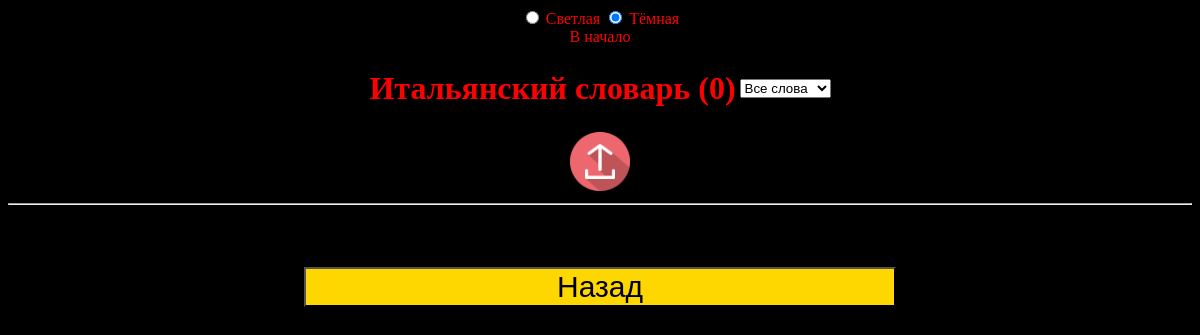
Page /dictionary/IT/ on the earlier database version.
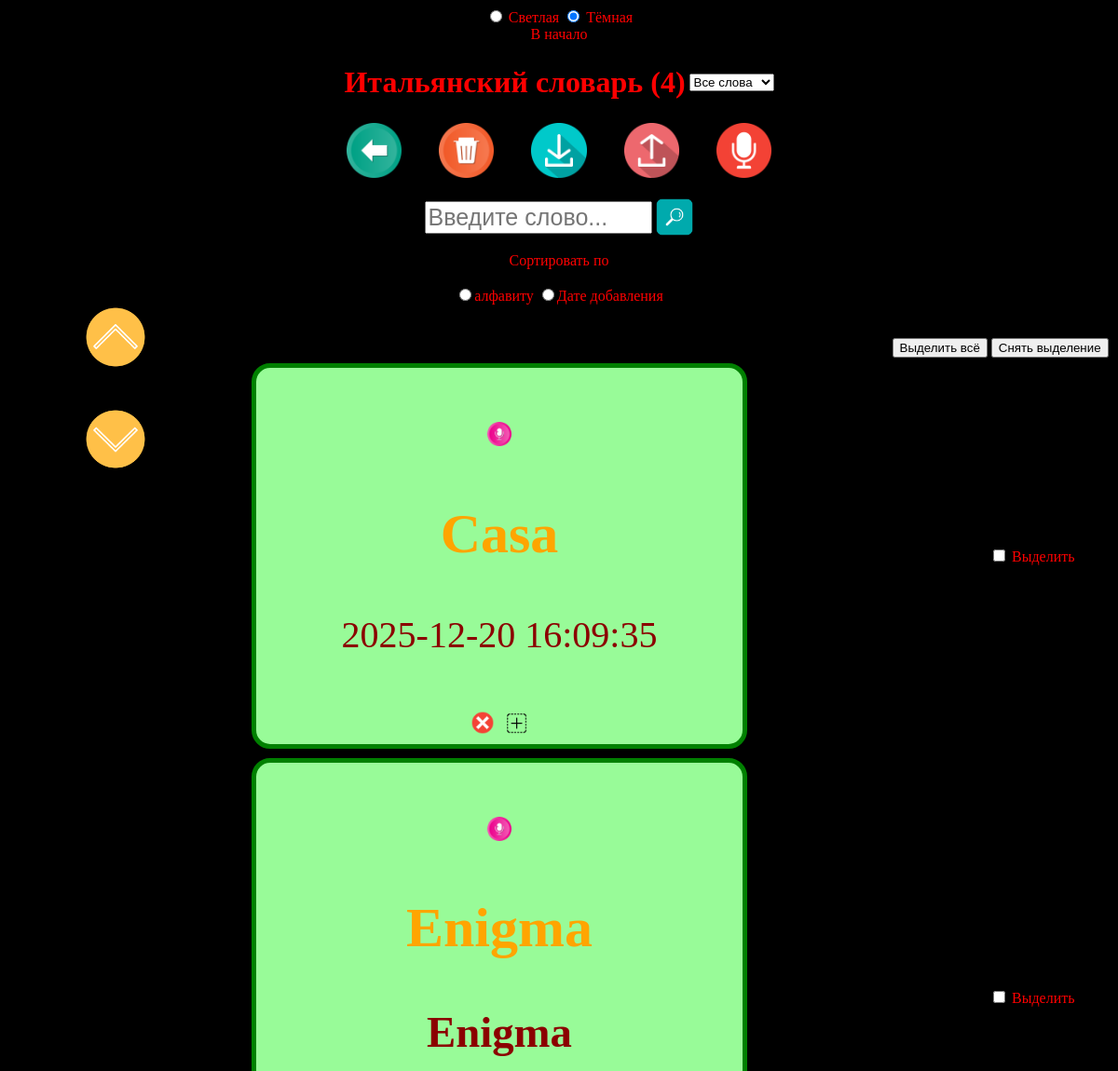
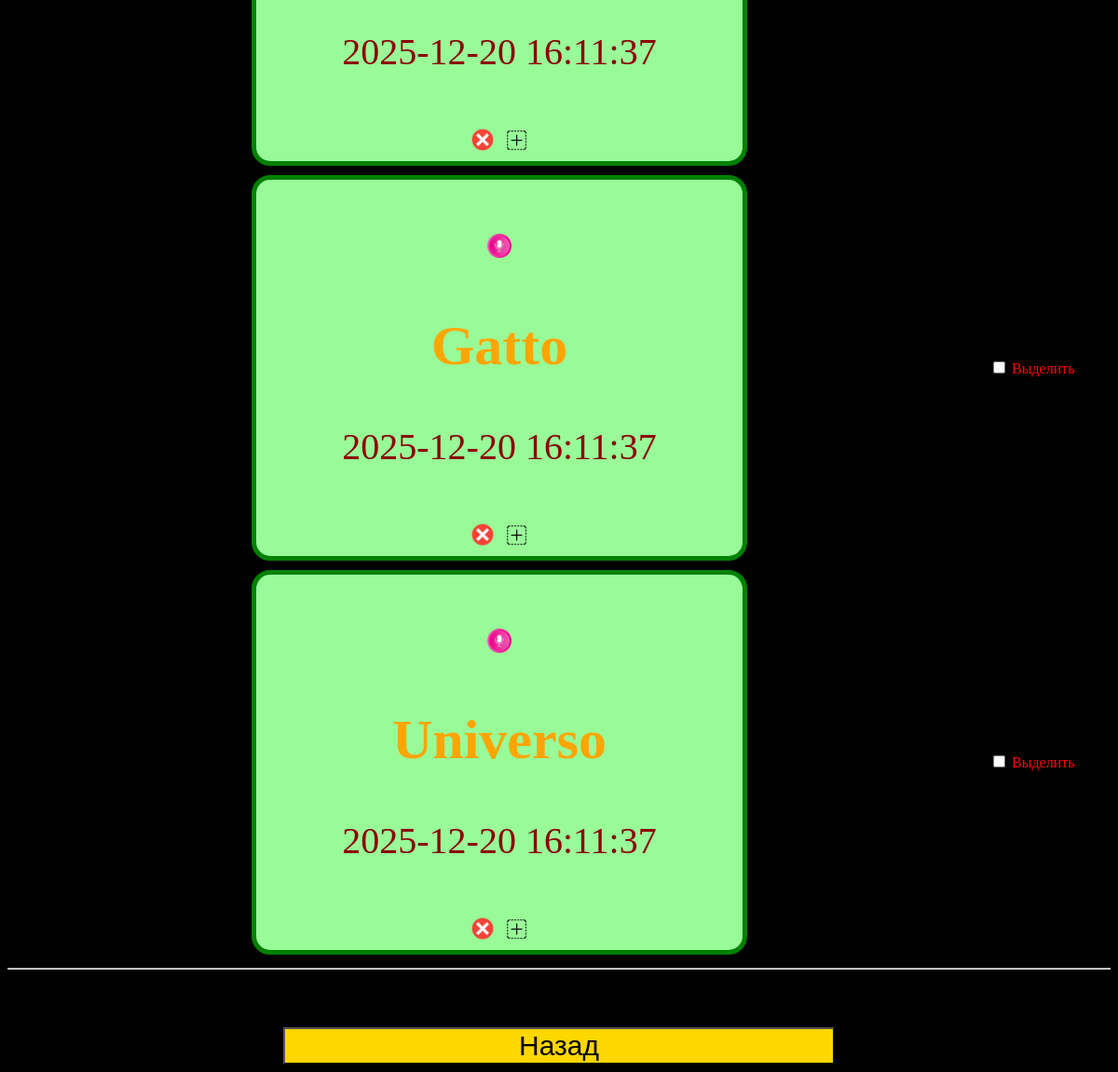
Same page on the later database version (2 pictures, top to bottom).
### tables this page shows
CREATE TABLE words( id integer primary key autoincrement, original text, translate text, transcription varchar(50), lang varchar(2), date_to_add datetime default current_timestamp, is_forgotten integer default false, _group TEXT DEFAULT '');

### app.py (the view)
@app.route('/dictionary/<dictionary_lang_code>/', methods=['GET'])
def show_dictionary(dictionary_lang_code: str):
  db = help_funcs.connect_to_db()
  words = db.query_execute(queries.SELECT_ALL_WORDS_BY_LANG, params=(dictionary_lang_code,), is_fetch_all=True)
  return render_template('dictionary.html', words=words, dictionary_lang_name=ForeignLang.get_lang_by_code(dictionary_lang_code),
                         dictionary_lang_code=dictionary_lang_code, href_back='/dictionaries/')

### database/database.py (called while the page is built)
	def create_table(self, table_name: str, fields: Dict[str, str]):
		fields_str = '( '
		for field_name, field_type in fields.items():
			fields_str += field_name + ' ' + field_type + ', '
		fields_str = fields_str[:len(fields_str) - 2]
		fields_str += ');'
		query = f'CREATE TABLE IF NOT EXISTS {table_name}{fields_str}'
		self.__cursor.execute(query)
		self.__coon.commit()

	def query_execute(self, query: str, params: Union[List[Iterable], tuple] = None, is_ext=False, is_fetch_one=False, is_fetch_all=False):
		if is_ext:
			func = self.__cursor.executemany
		else:
			func = self.__cursor.execute
		if params:
			func(query, params)
		else:
			func(query)
		if is_fetch_one:
			data = self.__cursor.fetchone()
			return data
		elif is_fetch_all:
			data = self.__cursor.fetchall()
			return data
		else:
			self.__coon.commit()

	def __del__(self):
		self.__cursor.close()
		self.__coon.close()

### foreign_lang.py (called while the page is built)
	@staticmethod
	def get_lang_by_code(code: str, word_end=None) -> Union[str, None]:
		for _lang in ForeignLang:
			if code == _lang.name:
				val = _lang.value
				return val if word_end is None else (val[:-len(word_end)] + word_end) if val.endswith('кий') else val
		return None

### templates/dictionary.html (shortened to what the changed rows need)
<!DOCTYPE html>
<html lang="en">
<head>
    <link rel="stylesheet" href="{{ url_for('static', filename='css/dictionary.css') }}">
    <link rel="stylesheet" href="{{ url_for('static', filename='css/index.css') }}">
</head>
<body oncontextmenu="return false;">
    {% if upload_new_words %}
        <script>
            alert('Слова успешно загружены!');
            window.location.href = '/dictionary/{{lang}}/';
        </script>
    {% else %}
        <div class="container">
            {% include 'theme.html' %}
            <table align="center">
                <tr>
                    <td>
                        <h1 id="total-words">{{ 'Найдено' if is_search else dictionary_lang_name + ' словарь' }} ({{words|length}})</h1>
                    </td>
                    <td>
                        <select id="groups-selector" onchange="showWordsByGroup(this.value, 'dict');">
                            <option value="all">Все слова</option>
                        </select>
                    </td>
                </tr>
            </table>
            {% if words|length > 0 %}
                <a href="/dictionaries/"><img title="К выбору словаря" src="{{url_for('static', filename='img/back_icon.png')}}"></a>
                <img title="Удалить всё" src="{{url_for('static', filename='img/delete_all_icon.png')}}" onclick="deleteWord(0, '', '{{dictionary_lang_code}}');">
                <a href="/dictionary/{{dictionary_lang_code}}/download/"><img title="Скачать словарь" src="{{url_for('static', filename='img/download_icon.png')}}"></a>
                <a href="/dictionary/{{dictionary_lang_code}}/upload/"><img title="Загрузить словарь" src="{{url_for('static', filename='img/upload_icon.png')}}"></a>
                <img id="saying-words-img" title="Произнести все слова по порядку" src="{{url_for('static', filename='img/start_saying_words.png')}}" onclick="startStopSayingAllWords();">
                <br><br>
                <input id="original-input-word" type="text" placeholder="Введите слово...">
                <img id="search-img" title="Поиск" src="{{url_for('static', filename='img/search_icon.png')}}" onclick="findWordCard(wordCards, true);">
                <br><br>
                <label>Сортировать по</label><br><br>
                <input id="alphabet" type="radio" value="alphabet" name="sort_by" onclick="sortWords();"><label for="alphabet">алфавиту</label>
                <input id="date_to_add" type="radio" value="date_to_add" name="sort_by" onclick="sortWords('date');"><label for="date_to_add">Дате добавления</label>
                {% include 'up_down_scroll.html' %}
                <br><br><br>
                <div style="margin-left: 80%;">
                    <input type="button" value="Выделить всё" onclick="checkedWords.forEach(item => item.checked = true);">
                    <input type="button" value="Снять выделение" onclick="checkedWords.forEach(item => item.checked = false);">
                </div>
            {% else %}
                <a href="/dictionary/{{dictionary_lang_code}}/upload/"><img title="Загрузить словарь" src="{{url_for('static', filename='img/upload_icon.png')}}"></a>
            {% endif %}
            <table id="words-table">
                {% for word in words %}
                <tr>
                    <td>
                        <div class="main-card">
                            <table>
                                <tr>
                                    <td>
                                        <div class="word-card">
                                            <br>
                                            <img class="word-say" id="say_word_{{word.0}}" title="Произнести на {{dictionary_lang_code}}" src="{{url_for('static', filename='img/say_word_icon.png')}}">
                                            <h2 class="word" title="Клик для перевода" data-trans="{{word.2}}" onclick="swapWords(this);" oncontextmenu="copyTextToClipBoard(this.innerHTML);">{{word.1}}</h2>
                                            <h3 class="transcription">{{word.3 if word.3 else ''}}</h3>
                                            <label class="date-to-add">{{word.5}}</label><br><br>
                                            <img class="word-delete" title="Удалить" id="del_word_{{word.0}}" src="{{url_for('static', filename='img/delete_word_icon.png')}}"/>
                                            <a class="word-change" id="link_word_{{word.0}}"><img title="Изменить" src="{{url_for('static', filename='img/change_word_icon.png')}}"/></a>
                                        </div>
                                    </td>
                                    <td>
                                        <div>
                                            <input id="word-{{loop.index0}}" class="word-checker" type="checkbox">
                                            <label for="word-{{loop.index0}}">Выделить</label>
                                        </div>
                                    </td>
                                </tr>
                            </table>
                        </div>
                    </td>
                </tr>
                {% endfor %}
            </table>
            <hr><br><br><br>
            <a href="{{href_back}}"><button>Назад</button></a>
        </div>
    {% endif %}
</body>
</html>

Differences in the rows shown:
added words: original "Casa", date_to_add "2025-12-20 16:09:35"
added words: original "Enigma", transcription "Enigma", date_to_add "2025-12-20 16:11:37"
added words: original "Gatto", date_to_add "2025-12-20 16:11:37"
added words: original "Universo", date_to_add "2025-12-20 16:11:37"
Other differences:
{{ words|length }}: "0" → "4"
form field sort_by: (not shown) → "☐ алфавиту"
form field sort_by: (not shown) → "☐ Дате добавления"
form field value: (not shown) → "Выделить всё"
form field value: (not shown) → "Снять выделение"
text now shown: "Сортировать по алфавиту Дате добавления"
